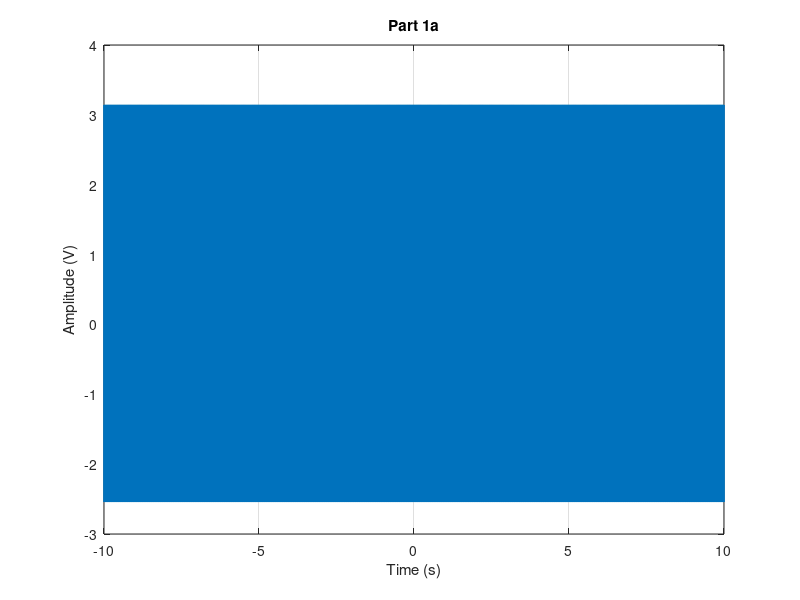
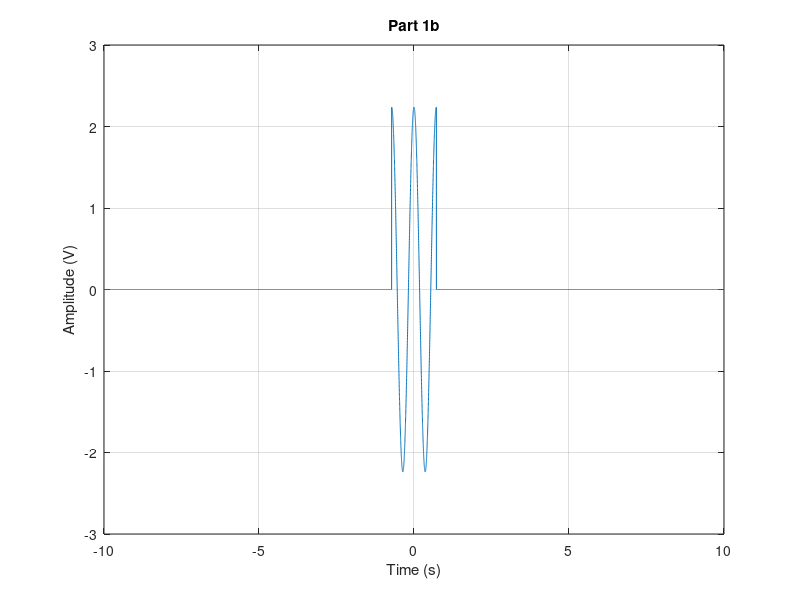
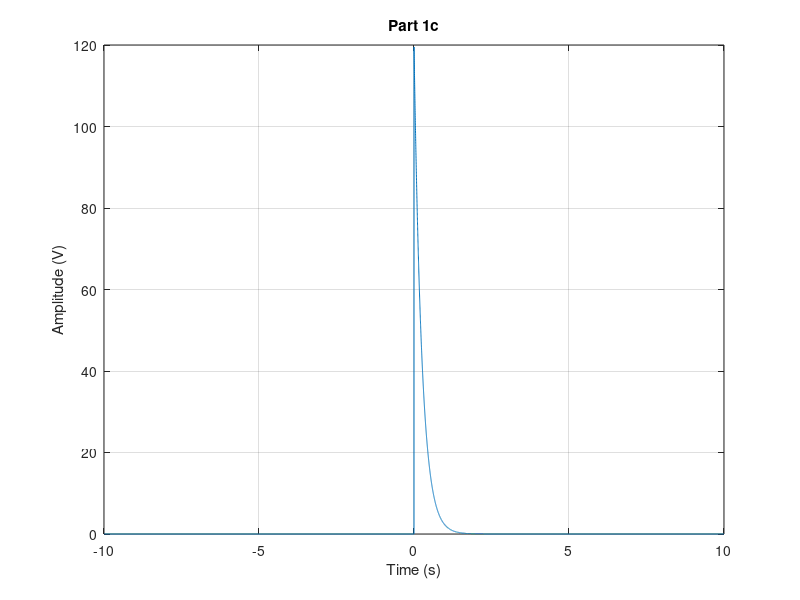
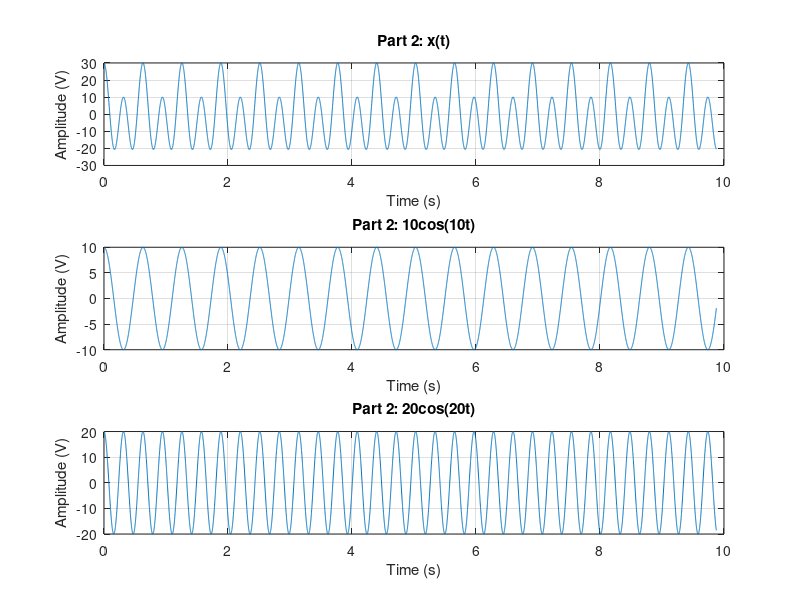

Reproduce these figures in MATLAB, in order.
% Homework 1
% EE 5420
% Author: Ian Roberts

clc; clear all; close all;

% Part 1
fs = 1000;
t = -10:1/fs:10;

A = pi;
f0 = 200;
x = A*cos(2*pi*f0*t);
figure();
plot(t,x); grid on; hold on;
xlabel('Time (s)'); ylabel('Amplitude (V)');
title('Part 1a');

A = sqrt(5);
f0 = log(4);
x = A*cos(2*pi*f0*t).*(le(t,(1/f0)) & ge(t,(-1/f0)));
figure();
plot(t,x); grid on; hold on;
xlabel('Time (s)'); ylabel('Amplitude (V)');
title('Part 1b');

A = factorial(5);
a = 4;
x = A*exp(-a*t).*(gt(t,0) & ge(a,0));
figure();
plot(t,x); grid on; hold on;
xlabel('Time (s)'); ylabel('Amplitude (V)');
title('Part 1c');


% Part 2
T = 0.001;
t = 0:T:9.8777;
x1 = 10*cos(10*t);
x2 = 20*cos(20*t);
x = x1 + x2;
figure();
subplot(311);
plot(t,x); grid on;
xlabel('Time (s)'); ylabel('Amplitude (V)');
title('Part 2: x(t)');
subplot(312);
plot(t,x1); grid on;
xlabel('Time (s)'); ylabel('Amplitude (V)');
title('Part 2: 10cos(10t)');
subplot(313);
plot(t,x2); grid on;
xlabel('Time (s)'); ylabel('Amplitude (V)');
title('Part 2: 20cos(20t)');


